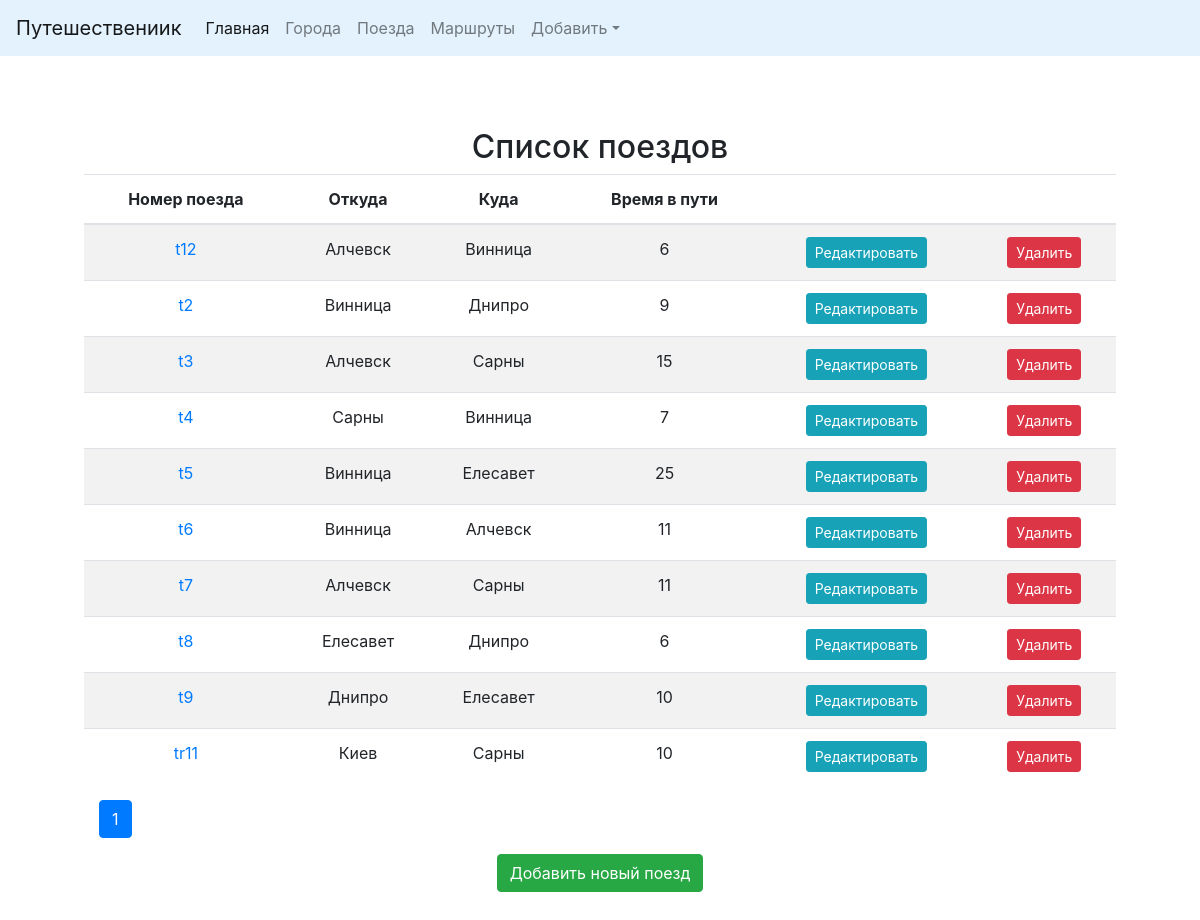
The page /trains/ on the database as committed earlier.
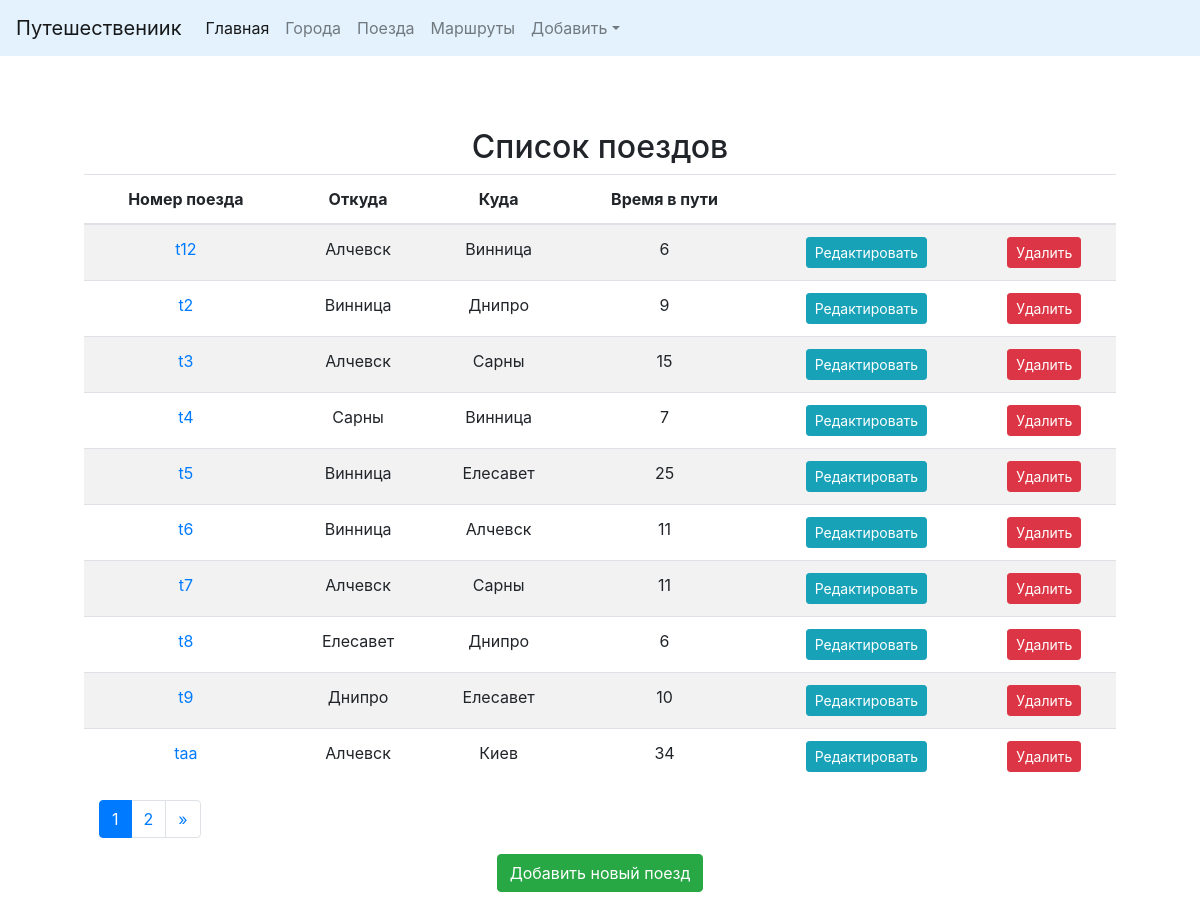
The same page on the database as committed later.
### trains/models.py (models this page shows, shortened)
class Train(models.Model):
    name = models.CharField(max_length=50, verbose_name='Номер поезда', unique=True)
    from_city = models.ForeignKey(City, verbose_name='Откуда', on_delete=models.CASCADE, related_name="from_city")
    to_city = models.ForeignKey(City, verbose_name='Куда', on_delete=models.CASCADE, related_name="to_city")
    travel_time = models.IntegerField(verbose_name='Время в пути')
    class Meta:
        verbose_name = 'Поезд'
        verbose_name_plural = 'Поезда'
        ordering = ['name']

### cities/models.py (models this page shows, shortened)
class City(models.Model):
    name = models.CharField(max_length=50, verbose_name='Населенный пункт', unique=True)
    class Meta:
        verbose_name = 'Населенный пункт'
        verbose_name_plural = 'Населенные пункты'
        ordering = ['name']
    def __str__(self):
        return self.name

### trains/views.py (the view)
# urls.py: url(r'^(?P<page_number>\d+)/$', views.home, name='home'),
def home(request, page_number=1):
    trains = Train.objects.all()
    current_page = Paginator(trains, 10)
    try:
        item_list = current_page.page(page_number)
    except InvalidPage:
        return redirect('train:home', page_number=1)
    context = {
            'objects_list': item_list,
            'page_number': page_number
        }
    return render(request, 'trains/home.html', context)

### trains/templates/trains/home.html (shortened to what this page needs)
{% extends 'base.html' %}
{%load staticfiles%}
{% block content %}
<div  class="container">
    <h2 class="centr"><span>Список поездов</span></h2>
   <div class="row">
        <div class="col">
            <table class="table table-striped">
                <thead>
                    <tr>
                        <th scope="col">Номер поезда</th>
                        <th scope="col">Откуда</th>
                        <th scope="col">Куда</th>
                        <th scope="col">Время в пути</th>
                        <th scope="col">&nbsp;</th>
                        <th scope="col">&nbsp;</th>
                    </tr>
                </thead>
                <tbody>
                    {% for object in objects_list %}
                        <tr>
                            <td ><a href="{%url 'train:detail' pk=object.id %}">{{ object.name }} </a></td>
                            <td >{{ object.from_city }} </td>
                            <td >{{ object.to_city }} </td>
                            <td >{{ object.travel_time }} </td>
                            <td>
                                <a href="{%url 'train:update' pk=object.id %}">
                                    <button type="button" class='btn btn-info btn-sm'>
                                        Редактировать
                                    </button>
                                </a>
                            </td>
                            <td>
                                <a href="{%url 'train:delete' pk=object.id %}">
                                    <button type="button" class='btn btn-danger btn-sm' >
                                        Удалить
                                    </button>
                                </a>
                            </td>
                        </tr>
                    {% endfor %}
                </tbody>
            </table>
            <div id="navigation" class="container">
                <div class="row">
                    <div class="col-md-3">
                        <nav aria-label="Page navigation example">
                            <ul class="pagination">
                                    {% for page in objects_list.paginator.page_range %}
                                        {% if page == objects_list.number %}
                                            <li class="page-item active">
                                                <a class="page-link" href="#">{{page}}
                                                </a>
                                            </li>
                                        {% else %}
                                            <li class="page-item">
                                                <a class="page-link"
                                                    href="{% url 'train:home' page %}">
                                                    {{page}}
                                                </a>
                                            </li>
                                        {% endif %}
                                    {% endfor %}
                                    {% if objects_list.has_next %}
                                        <li class="page-item">
                                        <a class="page-link"
                                            href="{% url 'train:home' objects_list.next_page_number %}"
                                                aria-label="Next">
                                            <span aria-hidden="true">&raquo;</span>
                                        </a>
                                        </li>
                                    {% endif %}
                            </ul>
                        </nav>
                    </div>
                </div>
            </div>
            <div class="container">
                <div class="row">
                    <div class="col-md-4 mx-auto">
                        <a href="{%url 'train:add' %}">
                            <button type="button" class='btn btn-success' >
                                Добавить новый поезд
                            </button>
                        </a>
                    </div>
                </div>
            </div>
        </div>
    </div>
</div>
{% endblock %}

### templates/base.html (shortened to what this page needs)
{%load staticfiles%}
<!doctype html>
<html lang="en">
  <head>
      <link rel="stylesheet" href="{% static 'css/bootstrap.min.css' %}">
      <link rel="stylesheet" href="https://cdnjs.cloudflare.com/ajax/libs/jquery-confirm/3.3.0/jquery-confirm.min.css">
      <link href="https://cdnjs.cloudflare.com/ajax/libs/select2/4.0.6-rc.0/css/select2.min.css" rel="stylesheet" />
      <link rel="stylesheet" href="{% static 'css/starter-template.css' %}" />
      <link rel="stylesheet" href="{% static 'font-awesome/css/font-awesome.min.css' %}">
  </head>
</head>
<body>
<nav class="navbar navbar-expand-md navbar-light fixed-top" style="background-color: #e3f2fd;">
      <a class="navbar-brand" href="{%url 'home' %}">Путешествениик</a>
      <div class="collapse navbar-collapse" id="navbarsExampleDefault">
        <ul class="navbar-nav mr-auto">
          <li class="nav-item active">
            <a class="nav-link" href="{%url 'home' %}">Главная<span class="sr-only">(current)</span></a>
          </li>
          <li class="nav-item ">
            <a class="nav-link" href="{%url 'city:home' %}">Города</a>
          </li>
          <li class="nav-item ">
            <a class="nav-link" href="{%url 'train:home' %}">Поезда<span class="sr-only">(current)</span></a>
          </li>
          <li class="nav-item ">
            <a class="nav-link" href="{%url 'list' %}">Маршруты<span class="sr-only">(current)</span></a>
          </li>
          <li class="nav-item dropdown">
            <a class="nav-link dropdown-toggle" href="#" id="dropdown01" data-toggle="dropdown" aria-haspopup="true" aria-expanded="false">Добавить</a>
          </li>
        </ul>
      </div>
    </nav>
    <main role="main" class="container">
      <div class="starter-template">
        {% block content%} {% endblock %}
      </div>
    </main>
</body>
</html>

### static/css/starter-template.css (style rules this page uses)
body { padding-top: 5rem; }
.starter-template { padding: 3rem 1.5rem; text-align: center; }

Rows that differ between the two databases and show on the page:
no longer on this page (row unchanged): Train: name "tr11", from_city "Киев", to_city "Сарны", travel_time "10"
added Train: name "taa", from_city "Алчевск", to_city "Киев", travel_time "34"
Other text that changed with them:
new list line: "2"
